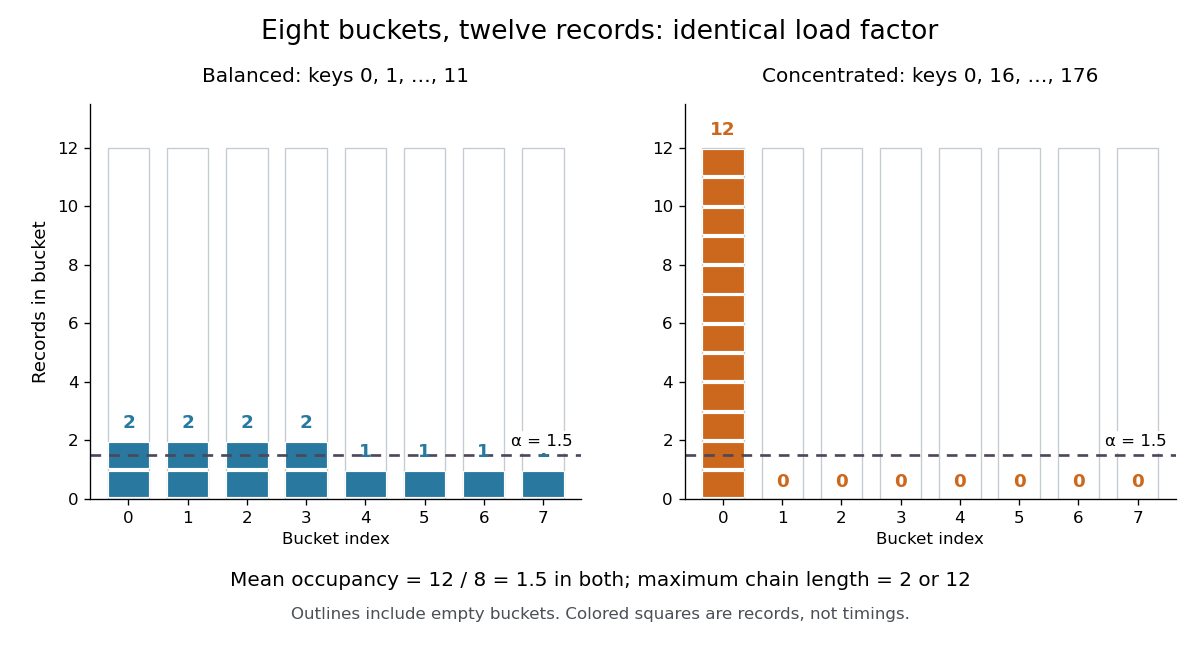

Write the Python code that produced this figure.
"""Draw two original twelve-record placements; emit PNG to the working directory.

Tested with Python 3.14, matplotlib 3.10.7 and numpy 2.3.5.
"""

from pathlib import Path

import matplotlib.pyplot as plt
from matplotlib.patches import Rectangle
import numpy as np


def draw_occupancies():
    placements = [list(range(12)), list(range(0, 177, 16))]
    lengths = [np.bincount(np.array(keys) % 8, minlength=8) for keys in placements]
    assert [v.tolist() for v in lengths] == [[2, 2, 2, 2, 1, 1, 1, 1], [12, 0, 0, 0, 0, 0, 0, 0]]
    fig, axes = plt.subplots(1, 2, figsize=(10, 5.4), dpi=120, facecolor="white")
    colors = ["#2878a0", "#cc681e"]
    titles = ["Balanced: keys 0, 1, …, 11", "Concentrated: keys 0, 16, …, 176"]
    for ax, counts, color, title in zip(axes, lengths, colors, titles):
        ax.set_facecolor("white")
        for j, count in enumerate(counts):
            ax.add_patch(Rectangle((j - .35, 0), .7, 12, fill=False, edgecolor="#c4cbd1", linewidth=.8))
            for r in range(int(count)):
                ax.add_patch(Rectangle((j - .35, r + .05), .7, .9, facecolor=color, edgecolor="white", linewidth=.7))
            ax.text(j, count + .28, str(count), ha="center", va="bottom", fontsize=11, weight="bold", color=color)
        ax.axhline(1.5, color="#4c4759", linestyle=(0, (4, 3)), linewidth=1.6)
        ax.text(7.5, 1.7, "α = 1.5", ha="right", va="bottom", fontsize=10,
                bbox={"facecolor": "white", "edgecolor": "none", "pad": 2})
        ax.set(xlim=(-.65, 7.65), ylim=(0, 13.5), xticks=range(8), yticks=[0, 2, 4, 6, 8, 10, 12], xlabel="Bucket index")
        ax.set_title(title, fontsize=12, pad=13)
        ax.spines[["top", "right"]].set_visible(False)
        ax.tick_params(labelsize=10)
    axes[0].set_ylabel("Records in bucket", fontsize=11)
    fig.suptitle("Eight buckets, twelve records: identical load factor", fontsize=16, y=.97)
    fig.text(.5, .095, "Mean occupancy = 12 / 8 = 1.5 in both; maximum chain length = 2 or 12", ha="center", fontsize=12)
    fig.text(.5, .045, "Outlines include empty buckets. Colored squares are records, not timings.", ha="center", fontsize=10, color="#4a5055")
    fig.subplots_adjust(left=.075, right=.98, bottom=.23, top=.84, wspace=.21)
    fig.savefig(Path(__file__).stem + ".png", facecolor="white", transparent=False)
    plt.close(fig)


if __name__ == "__main__":
    draw_occupancies()
